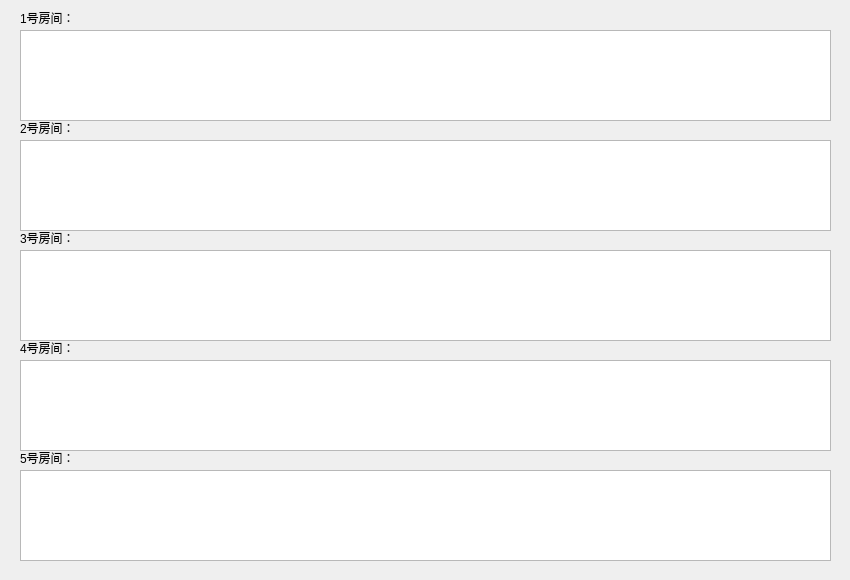
<?xml version="1.0" encoding="UTF-8"?>
<ui version="4.0">
 <class>RecordView</class>
 <widget class="QDialog" name="RecordView">
  <property name="geometry">
   <rect>
    <x>0</x>
    <y>0</y>
    <width>850</width>
    <height>580</height>
   </rect>
  </property>
  <property name="windowTitle">
   <string>Dialog</string>
  </property>
  <widget class="QTableView" name="tableView1">
   <property name="geometry">
    <rect>
     <x>20</x>
     <y>30</y>
     <width>811</width>
     <height>91</height>
    </rect>
   </property>
  </widget>
  <widget class="QTableView" name="tableView2">
   <property name="geometry">
    <rect>
     <x>20</x>
     <y>140</y>
     <width>811</width>
     <height>91</height>
    </rect>
   </property>
  </widget>
  <widget class="QTableView" name="tableView3">
   <property name="geometry">
    <rect>
     <x>20</x>
     <y>250</y>
     <width>811</width>
     <height>91</height>
    </rect>
   </property>
  </widget>
  <widget class="QTableView" name="tableView4">
   <property name="geometry">
    <rect>
     <x>20</x>
     <y>360</y>
     <width>811</width>
     <height>91</height>
    </rect>
   </property>
  </widget>
  <widget class="QTableView" name="tableView5">
   <property name="geometry">
    <rect>
     <x>20</x>
     <y>470</y>
     <width>811</width>
     <height>91</height>
    </rect>
   </property>
  </widget>
  <widget class="QLabel" name="label">
   <property name="geometry">
    <rect>
     <x>20</x>
     <y>10</y>
     <width>59</width>
     <height>16</height>
    </rect>
   </property>
   <property name="text">
    <string>1号房间：</string>
   </property>
  </widget>
  <widget class="QLabel" name="label_2">
   <property name="geometry">
    <rect>
     <x>20</x>
     <y>120</y>
     <width>59</width>
     <height>16</height>
    </rect>
   </property>
   <property name="text">
    <string>2号房间：</string>
   </property>
  </widget>
  <widget class="QLabel" name="label_3">
   <property name="geometry">
    <rect>
     <x>20</x>
     <y>230</y>
     <width>59</width>
     <height>16</height>
    </rect>
   </property>
   <property name="text">
    <string>3号房间：</string>
   </property>
  </widget>
  <widget class="QLabel" name="label_4">
   <property name="geometry">
    <rect>
     <x>20</x>
     <y>340</y>
     <width>59</width>
     <height>16</height>
    </rect>
   </property>
   <property name="text">
    <string>4号房间：</string>
   </property>
  </widget>
  <widget class="QLabel" name="label_5">
   <property name="geometry">
    <rect>
     <x>20</x>
     <y>450</y>
     <width>59</width>
     <height>16</height>
    </rect>
   </property>
   <property name="text">
    <string>5号房间：</string>
   </property>
  </widget>
 </widget>
 <resources/>
 <connections/>
</ui>
